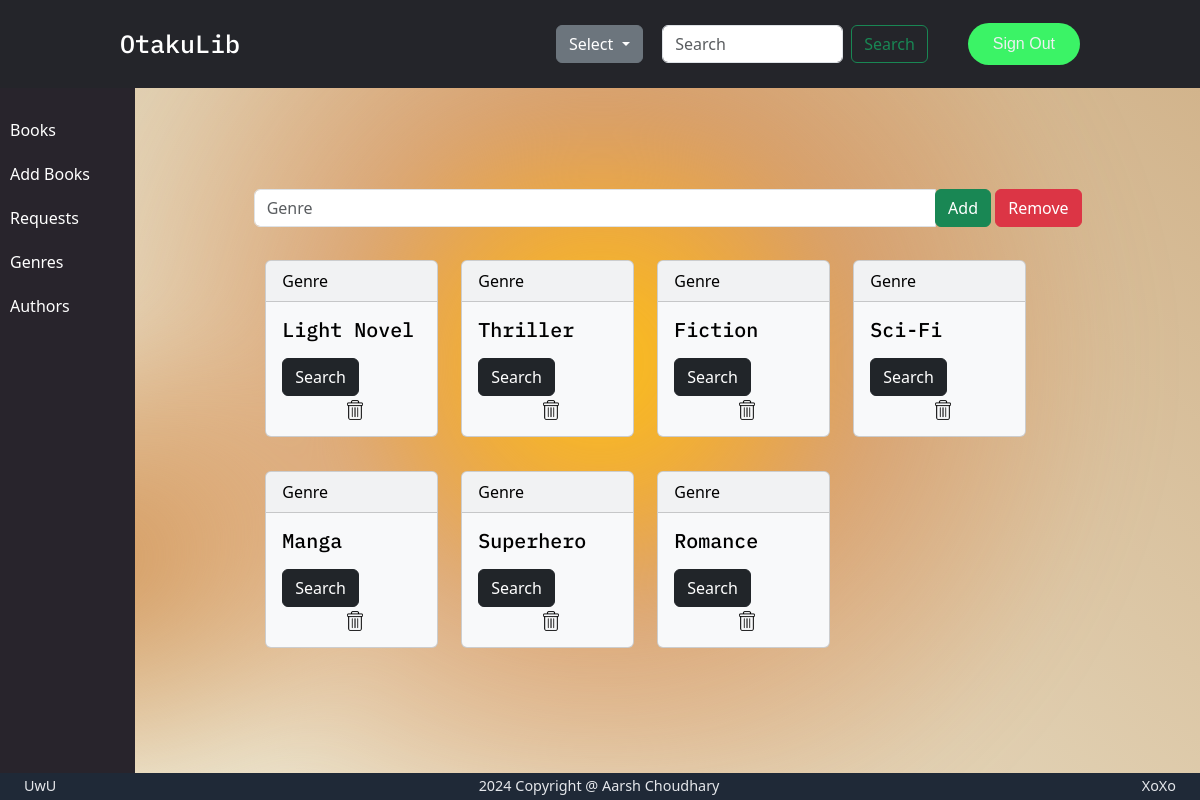
Page /genres (signed in) on the committed database.
### models.py (models this page shows)
class Genre(db.Model):
    __tablename__="genre"
    id = db.Column(db.Integer(), primary_key=True)
    name = db.Column(db.String(255), unique=True, nullable=False)

### app.py (the view, shortened to what this page needs)
@app.route("/genres", methods=["GET", "POST"])
@login_required
def genres():
    user_type=session["user_type"]
    if request.method == "GET":
        search_query = request.args.get("search_query")
        if search_query:
            genres = Genre.query.filter(or_(Genre.name.ilike(f"%{search_query}%"))).all()
            genreList=[g.name for g in genres]
            return render_template("genres.html", listGen=genreList, search_query=search_query, user_type=user_type ,url=url_for('genres'))
        else:
            genres = Genre.query.all()
            genreList=[g.name for g in genres]
            return render_template("genres.html", listGen=genreList, user_type=user_type,url=url_for('genres'))

### utility.py (called while the page is built)
def login_required(f):
    @wraps(f)
    def wrapper(*args,**kwargs):
        if "userID" in session:
            return f(*args,**kwargs)
        else:
            return redirect(url_for('home'))
    return wrapper

### templates/genres.html (shortened to what this page needs)
{% extends 'librarian_dashboard.html' %}
{% block libhead %}
    <link href="../static/styles/genres.css" rel="stylesheet">
{% endblock %}
{% block libbody %}
<div class="genre-form">
    {% if user_type=="librarian"%}
    <form action="/genres" method="post" class="animated-form">
        <div class="input-group">
            <input type="text" class="form-control col-10" name="textfield" placeholder="Genre" aria-describedby="button-addon4">
            <div class="input-group-append" id="button-addon4">
                <button type="submit" class="btn btn-success" name="action" value="add">Add</button>
                <button type="submit" class="btn btn-danger" name ="action" value="remove">Remove</button>
            </div>
        </div>
    </form>
    {% endif %}
    <br>
    <div class="cont">
        {% for g in listGen %}
        <div class="card-container">
            <div class="card text-bg-light mb-3" >
                <div class="card-header">Genre</div>
                <div class="card-body">
                  <h5 class="card-title" style="font-family: 'IBM Plex Mono', monospace;">{{g}}</h5>
                  <a href="{{url_for('search_books_by_genre',genre=g)}}"><button type="button" class="btn btn-dark">Search</button></a>
                  {% if user_type=="librarian" %}
                  <a href ="{{url_for('delGenre',genre = g)}}" ><img src="static\images\delete.png" alt="Delete" class="delete-icon"> </a>
                  {% endif %}
                </div>
            </div>
        </div>
        {% endfor %}
    </div>
</div>
{% endblock %}

### static/styles/genres.css (style rules this page uses)
.genre-form { width:69vw; align-self: center; max-height: 80vh; overflow: auto; }
.card { max-width: 15vw; min-width: 15vw; margin:1% 2%; width:15vw; transition: box-shadow 0.3s ease, transform 0.3s ease; }
.card-container { display: flex; max-width: 69vw; flex-wrap: wrap; padding:1vh; }
.cont { display: flex; flex-wrap: wrap; }
.delete-icon { width: 20px; margin-left: 45%; margin-right: none; }

### static/styles/bubbles.css (style rules this page uses)
:root { --color-bg1: rgb(239, 235, 215); --color-bg2: rgb(210, 180, 140); --color1: 255, 228, 181; --color2: 218, 165, 32; --color3: 205, 133, 63; --color4: 244, 164, 96; --color5: 210, 105, 30; --color-interactive: 255, 215, 0; --circle-size: 80%; --blending: hard-light; }

### static/styles/mainstyle.css (style rules this page uses)
* { box-sizing: border-box; margin: 0; padding: 0; }

### rows in the picture
Genre: name "Light Novel"
Genre: name "Thriller"
Genre: name "Fiction"
Genre: name "Sci-Fi"
Genre: name "Manga"
Genre: name "Superhero"
Genre: name "Romance"
